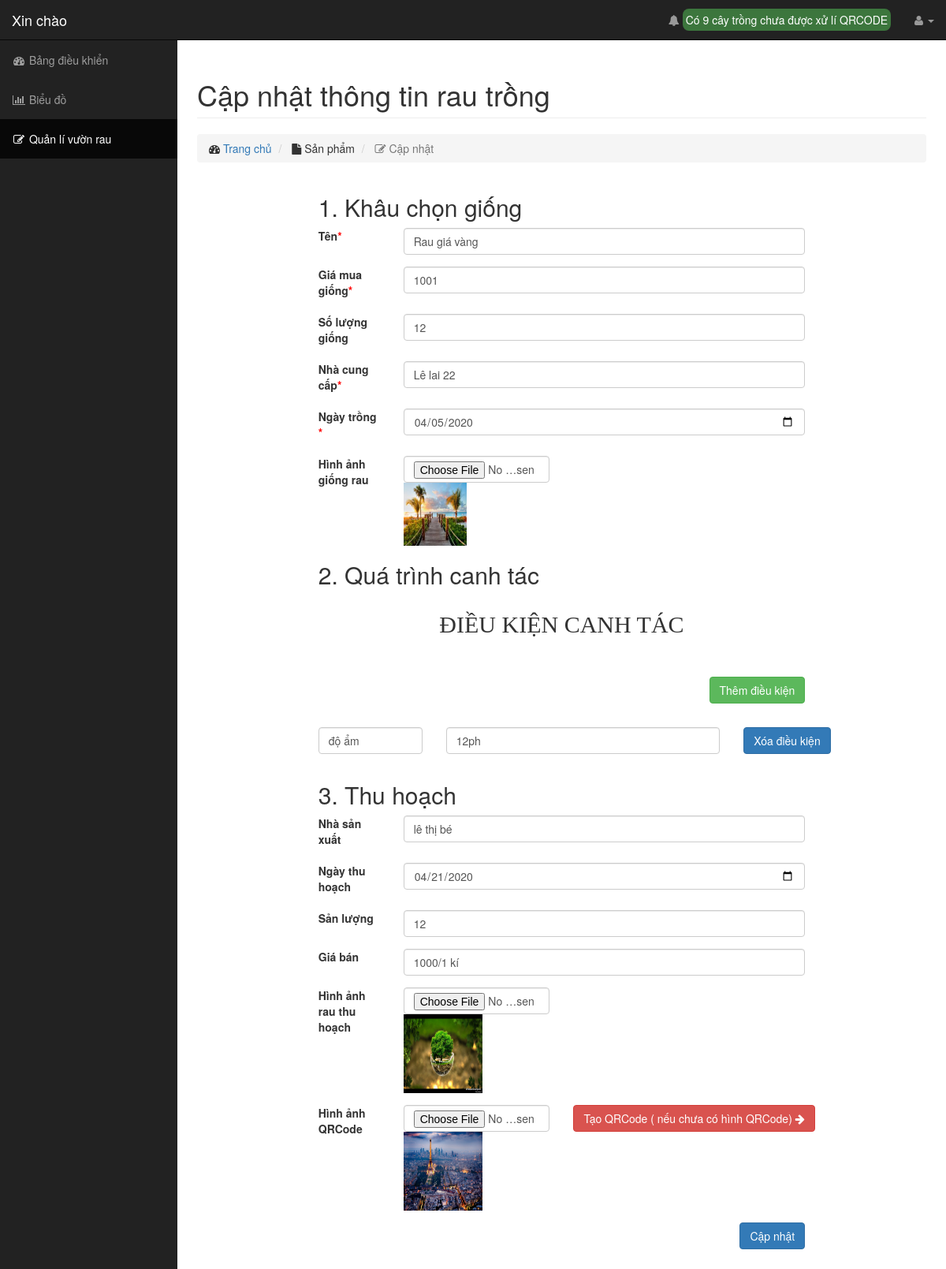
Page /admin/product/edit.php?id=9 on the committed database.
### tables this page shows
CREATE TABLE `rau` (
  `id` int(11) NOT NULL,
  `name` varchar(200) NOT NULL,
  `nha_cung_cap` varchar(200) DEFAULT NULL,
  `image_giong` varchar(200) DEFAULT NULL,
  `ngay_trong` date DEFAULT NULL,
  `deleted_at` int(11) DEFAULT 0,
  `created_at` timestamp NOT NULL DEFAULT current_timestamp(),
  `price` int(11) DEFAULT NULL,
  `number` int(11) DEFAULT NULL,
  `provide_location` varchar(100) DEFAULT NULL
);

CREATE TABLE `dieu_kien_canh_tac` (
  `id` int(11) NOT NULL,
  `rau_id` int(11) NOT NULL,
  `ten_dieu_kien` text DEFAULT NULL,
  `dieu_kien` text DEFAULT NULL,
  `deleted_at` int(11) NOT NULL DEFAULT 0,
  `created_at` timestamp NOT NULL DEFAULT current_timestamp()
);

CREATE TABLE `thu_hoach` (
  `id` int(11) NOT NULL,
  `rau_id` int(11) NOT NULL,
  `nha_san_xuat` varchar(200) DEFAULT NULL,
  `ngay_thu_hoach` date DEFAULT NULL,
  `san_luong` int(11) DEFAULT NULL,
  `gia_ban` varchar(200) DEFAULT NULL,
  `image_thu_hoach` varchar(200) DEFAULT NULL,
  `qrcode` varchar(200) DEFAULT NULL,
  `deleted_at` int(11) NOT NULL,
  `created_at` timestamp NOT NULL DEFAULT current_timestamp(),
  `plant_location` varchar(50) DEFAULT NULL
);

### admin/libraries/database.php (called while the page is built, shortened)
<?php
	class database
	{
		public $connect;
		public function __construct()
		{
			$this->connect=mysqli_connect('localhost','root','','do_an_tot_nghiep') or die('connect fail');
			mysqli_set_charset($this->connect,'utf8');
		}
		public function fetchAll_condition($table,$condition)
		{
			$sql = "SELECT * FROM $table WHERE ";
			$sql .=$condition;
			$query = mysqli_query($this->connect,$sql);
			$result=[];
			if($query){
				while($row = mysqli_fetch_assoc($query)){
					$result[]=$row;
				}
			}
			return $result;
		}
		public function fetchID($table,$id)
		{
			$sql = "SELECT * FROM $table WHERE id = $id AND deleted_at = 0 ";
			$query = mysqli_query($this->connect,$sql) or die('query error');
			return mysqli_fetch_assoc($query);
		}
		public function fetchOne($table,$query)
		{
			$sql = "SELECT * FROM {$table} WHERE ";
			$sql.= $query;
			$sql.= "LIMIT 1";
			$result = mysqli_query($this->connect,$sql) or die('query fail');
			return mysqli_fetch_assoc($result);
		}
	}
?>

### admin/autoload/autoload.php (called while the page is built, shortened)
<?php
	require_once __DIR__. DIRECTORY_SEPARATOR."../libraries/database.php";
    require_once __DIR__. DIRECTORY_SEPARATOR."../libraries/function.php";
    $db = new database;
?>

### admin/libraries/function.php (called while the page is built, shortened)
<?php
	function getInput($string)
	{
		return isset($_GET[$string])?$_GET[$string]:'';
	}
?>

### admin/product/edit.php (the view, shortened to what this page needs)
<?php
    require_once  "../autoload/autoload.php";
    $id = (int)getInput('id');
    $productById = $db->fetchID('rau',$id);
    $product_thu_hoach = $db->fetchOne('thu_hoach',"rau_id = $id ");
    $dieu_kien_canh_tac = $db->fetchAll_condition('dieu_kien_canh_tac',"rau_id = $id");
?>
<?php require_once "../header.php" ?>
        <div id="page-wrapper">
            <div class="container-fluid">
                <div class="row">
                    <div class="col-lg-12">
                        <h1 class="page-header">
                           Cập nhật thông tin rau trồng
                        </h1>
                        <ol class="breadcrumb">
                            <li>
                                <i class="fa fa-dashboard"></i>  <a href="index.html">Trang chủ</a>
                            </li>
                            <li class="">
                                <i class="fa fa-file"></i> Sản phẩm
                            </li>
                            <li class="active">
                                <i class="fa fa-edit"></i> Cập nhật
                            </li>
                        </ol>
                    </div>
                </div>
                <div class="row form-add" style="margin-left: 15%;margin-right: 15%;width:70%">
                    <div class="col-md-12">
                        <form action="" method="POST" enctype="multipart/form-data">
                            <h2>1. Khâu chọn giống</h2>
							<div class="form-group row">
						    	<label for="inputEmail3" class="col-sm-2 col-form-label">Tên<span style="color: red">*</span></label>
							    <div class="col-sm-10">
							      <input type="text" class="form-control" id="inputEmail3" placeholder="Nhập tên" name='name'
                                  value="<?php echo $productById['name'] ?>">
							    </div>
							</div>
                            <div class="form-group row">
                                <label for="inputEmail3" class="col-sm-2 col-form-label">Giá mua giống<span style="color: red">*</span></label>
                                <div class="col-sm-10">
                                  <input type="text" class="form-control" id="inputEmail3" placeholder="Nhập giá" name='price' value="<?php echo $productById['price'] ?>">
                                </div>
                            </div>
                            <div class="form-group row">
                                <label for="inputEmail3" class="col-sm-2 col-form-label">Số lượng giống</label>
                                <div class="col-sm-10">
                                  <input type="number" min="0"  class="form-control" id="inputEmail3" placeholder="Nhập số lượng sản phẩm" name='number' value="<?php echo $productById['number']?>">
                                </div>
                            </div>
                            <div class="form-group row">
                                <label for="inputEmail3" class="col-sm-2 col-form-label">Nhà cung cấp<span style="color: red">*</span></label>
                                <div class="col-sm-10">
                                  <input type="text" class="form-control" id="inputEmail3" placeholder="Nhập nhà cung cấp giống" name='nha_cung_cap' value="<?php echo $productById['nha_cung_cap']?>">
                                </div>
                            </div>
                            <div class="form-group row">
                                <label for="inputEmail3" class="col-sm-2 col-form-label">Ngày trồng <span style="color: red">*</span></label>
                                <div class="col-sm-10">
                                  <input type="date" class="form-control" id="inputEmail3" placeholder="Nhập ngày trồng" name='ngay_trong' value="<?php echo $productById['ngay_trong']?>" >
                                </div>
                            </div>
                            <div class="form-group row">
                                <label class="col-sm-2 col-form-label">Hình ảnh giống rau </label>
                                <div class="col-sm-4">
                                    <input type="file" name="image_giong" class="form-control">
                                  <?php if(!empty($productById['image_giong'])){ ?>
                                        <img alt="" src="../public/uploads/rau/<?php echo $productById['image_giong']?>" width="80px" height="80px">
                                  <?php } ?>
                                </div>
                            </div>
                            <h2> 2. Quá trình canh tác</h2>
                            <div class="row form-add">
                                <div class="col-md-12">
                                    <h2 class="text-center" style="font-family: cursive;margin-bottom: 50px">ĐIỀU KIỆN CANH TÁC</h2>
                                    <div>
                                        <a href="javascript:void(0)" class="btn btn-success pull-right btn_add_dk">Thêm điều kiện</a>
                                    </div>
                                    <div class="clearfix" style="margin-bottom: 30px"></div>
                                    <div class="list_condition">
                                        <?php for($i = 0; $i < count($dieu_kien_canh_tac) ; $i++) { ?>
                                        <div class="form-group row">
                                            <div class="col-sm-3 col-form-label">
                                                <input type="text" class="form-control" name="condition_name[]" placeholder="Nhập tên điều kiện" value="<?php echo $dieu_kien_canh_tac[$i]['ten_dieu_kien'] ?>" >
                                            </div>
                                            <div class="col-sm-7">
                                                <input type="text" class="form-control" id="inputEmail3" placeholder="Nhập điều kiện" name="condition[]" value="<?php echo $dieu_kien_canh_tac[$i]['dieu_kien'] ?>" >
                                            </div>
                                            <div class="col-sm-2">
                                                <a href="javascript:void(0)" class="btn btn-primary delete_condition">Xóa điều kiện</a>
                                            </div>
                                        </div>
                                        <?php } ?>
                                    </div>
                                </div>
                            </div>
                            <h2> 3. Thu hoạch </h2>
                            <div class="form-group row">
                                <label for="inputEmail3" class="col-sm-2 col-form-label">Nhà sản xuất</label>
                                <div class="col-sm-10">
                                  <input type="text" class="form-control" id="inputEmail3" placeholder="Nhập nhà sản xuất" name='nha_san_xuat' value="<?php echo (!empty($product_thu_hoach))? $product_thu_hoach['nha_san_xuat']: "" ?>">
                                </div>
                            </div>
                            <div class="form-group row">
                                <label for="inputEmail3" class="col-sm-2 col-form-label">Ngày thu hoạch </label>
                                <div class="col-sm-10">
                                  <input type="date" class="form-control" id="inputEmail3" placeholder="Nhập ngày thu hoạch" name='ngay_thu_hoach' value="<?php echo (!empty($product_thu_hoach))?$product_thu_hoach['ngay_thu_hoach']:"" ?>">
                                </div>
                            </div>
                            <div class="form-group row">
                                <label for="inputEmail3" class="col-sm-2 col-form-label">Sản lượng </label>
                                <div class="col-sm-10">
                                  <input type="number" min="0"  class="form-control" id="inputEmail3" placeholder="Nhập sản lượng " name='san_luong' value="<?php echo (!empty($product_thu_hoach))? $product_thu_hoach['san_luong']:"" ?>">
                                </div>
                            </div>
                            <div class="form-group row">
                                <label for="inputEmail3" class="col-sm-2 col-form-label">Giá bán </label>
                                <div class="col-sm-10">
                                  <input type="text" class="form-control" id="inputEmail3" placeholder="Nhập giá bán " name='gia_ban' value="<?php echo (!empty($product_thu_hoach))? $product_thu_hoach['gia_ban']:""?>">
                                </div>
                            </div>
                           <div class="form-group row">
                                <label class="col-sm-2 col-form-label">Hình ảnh rau thu hoạch </label>
                                <div class="col-sm-4">
                                    <input type="file" name="image_thu_hoach" class="form-control">
                                    <?php if(!empty($product_thu_hoach['image_thu_hoach'])){ ?>
                                    <img alt="" src="../public/uploads/thu_hoach/<?php echo (!empty($product_thu_hoach))?$product_thu_hoach['image_thu_hoach']:""?>" width="100px" height="100px">
                                    <?php } ?>
                                </div>
                            </div>
                            <div class="form-group row">
                                <label class="col-sm-2 col-form-label">Hình ảnh QRCode</label>
                                <div class="col-sm-4">
                                    <input type="file" name="image_qrcode" class="form-control">
                                    <?php if(!empty($product_thu_hoach['qrcode'])){ ?>
                                    <img alt="" src="../public/uploads/qrcode/<?php echo $product_thu_hoach['qrcode']?>" width="100px" height="100px">
                                    <?php } ?>
                                </div>
                                <div class="col-sm-4">
                                    <a href="generateQRcode.php?text_qrcode=<?php echo $id ?>" class="btn btn-danger">Tạo QRCode ( nếu chưa có hình QRCode) <i class="fa fa-arrow-right"></i></a>
                                </div>
                            </div>
						    <div class="form-group row">
							    <div class="col-sm-12">
							      <button type="submit" class="btn btn-primary submit-form" style="float: right">Cập nhật</button>
							    </div>
						    </div>
						</form>
                    </div>
                </div>
            </div>
        </div>
<?php require_once "../footer.php" ?>

### do_an_tot_nghiep/admin/public/css/sb-admin.css (style rules this page uses)
body { margin-top: 100px; background-color: #222; }
@media (min-width:768px) { body { margin-top: 50px; } }
#page-wrapper { width: 100%; padding: 0; background-color: #fff; }
@media (min-width:768px) { #page-wrapper { padding: 10px; } }

### rows in the picture
rau: name "Rau giá vàng", price "1001", number "12", nha_cung_cap "Lê lai 22", ngay_trong "04/05/2020", image_giong (picture)
dieu_kien_canh_tac: ten_dieu_kien "độ ẩm", dieu_kien "12ph"
thu_hoach: nha_san_xuat "lê thị bé", ngay_thu_hoach "04/21/2020", san_luong "12", gia_ban "1000/1 kí", image_thu_hoach (picture), qrcode (picture)

### other values in the picture
$total_not_qrcode "9"
